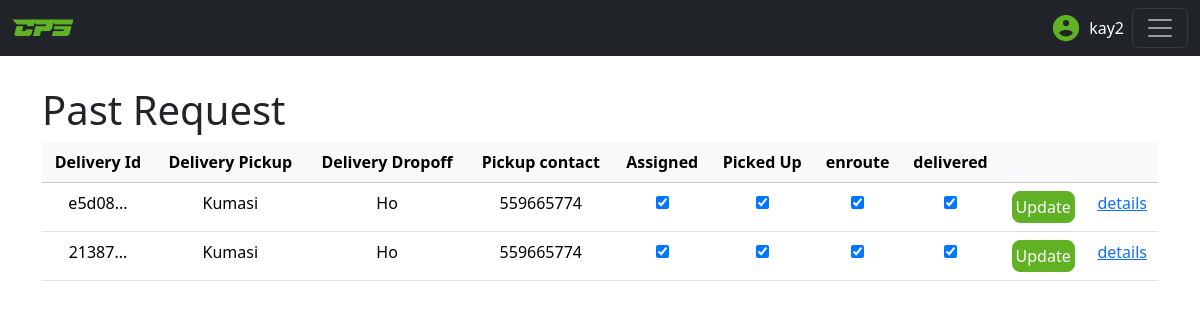
/pastRequests/ (signed in), run on an earlier commit of the app's database.
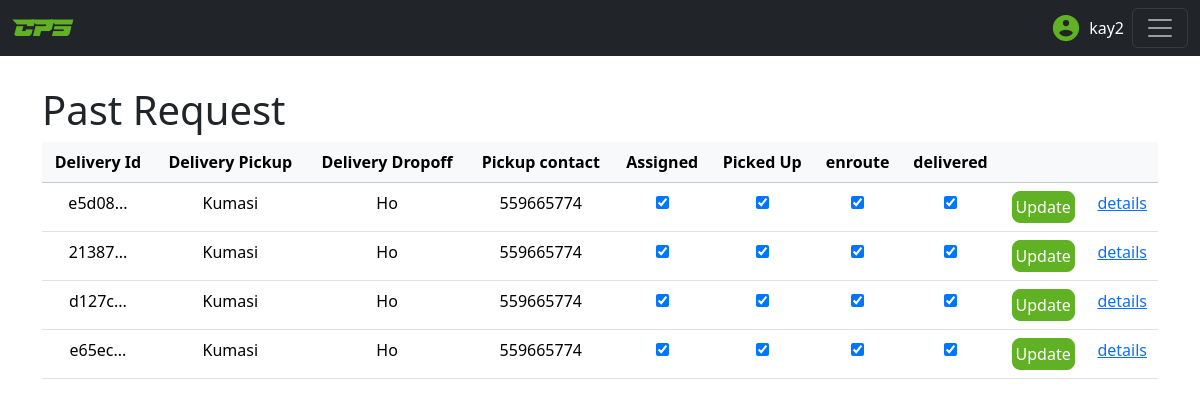
And on a later commit of the database.
### delivery/models.py (models this page shows, shortened)
class DeliveryRequest(models.Model):
    class DeliveryLocations(models.TextChoices):
        KUMASI = 'Kumasi', 'Kumasi'
        CAPE_COAST = 'Cape Coast', 'Cape Coast'
        TAKORADI = 'Takoradi', 'Takoradi'
        KOFORIDUA = 'Koforidua', 'Koforidua'
        HO = 'Ho', 'Ho'
        SUNYANI = 'Sunyani', 'Sunyani'
        TARKWA = 'Tarkwa', 'Tarkwa'
        OBUASI = 'Obuasi', 'Obuasi'
        AKOSOMBO = 'Akosombo', 'Akosombo'
        TECHIMAN = 'Techiman', 'Techiman'
        NSAWAM = 'Nsawam', 'Nsawam'
        NKWAKAW = 'Nkwakaw', 'Nkwakaw'
        WINNEBA = 'Winneba', 'Winneba'
        MANKESSIM = 'Mankessim', 'Mankessim'
        SUHUM = 'Suhum', 'Suhum'
        KONONGO = 'Konongo', 'Konongo'
    class PickupLocations(models.TextChoices):
        KUMASI = 'Kumasi', 'Kumasi'
    user = models.ForeignKey(User,on_delete=models.CASCADE,null=True,blank=True)
    unique_id = models.UUIDField(default=uuid.uuid4,editable=False,unique=True)
    orderQuantity = models.PositiveIntegerField()
    product = models.CharField(max_length=255,null=True)
    pickupNumber = models.PositiveIntegerField()
    deliveryPoint = models.CharField(max_length=10,choices=DeliveryLocations.choices,default=DeliveryLocations.KUMASI)
    dropoffLocation = models.CharField(max_length=255,null=True)
    dropoffNumber = models.PositiveIntegerField()
    dropoffName = models.CharField(max_length=255,null=True)
    pickupPoint = models.CharField(max_length=10, choices=PickupLocations.choices,default=PickupLocations.KUMASI)
    pickupLocation = models.CharField(max_length=255,null=True)
    productFee = models.FloatField()
    additionalInfo = models.TextField()
    delivered = models.BooleanField(default=False)
    assigned = models.BooleanField(default=False)
    enroute = models.BooleanField(default=False)
    pickedUp = models.BooleanField(default=False)
    rider = models.ForeignKey(Rider,on_delete=models.SET_DEFAULT,related_name='assignments',default=None,null=True,blank=True)
    restaurantOrder = models.OneToOneField(RestaurantOrder,default=None,null=True,blank=True,on_delete=models.CASCADE)

### adminConsole/views.py (the view)
# urls.py: path('pastRequests/',pastProcessedRequest,name='pastProcessedRequest'),
@login_required(login_url='/login/')
def pastProcessedRequest(request):
    DeliveryRequests = DeliveryRequest.objects.filter(delivered=True).values()
    context ={
        'DeliveryRequests':DeliveryRequests,
    }
    return render(request,'html/pastProcessedRequest.html',context)

### adminConsole/templatetags/adminConsole_extras.py (called while the page is built)
@register.filter
def split(arg1,arg2):
    return arg1[0:arg2]

### adminConsole/templates/html/pastProcessedRequest.html (shortened to what this page needs)
{% load static %}
{% load adminConsole_extras %}
<!DOCTYPE html>
<html lang="en">
<head>
    <link href="https://cdn.jsdelivr.net/npm/bootstrap@5.3.3/dist/css/bootstrap.min.css" rel="stylesheet"
>
</head>
<body>
        <nav class="navbar navbar-dark bg-dark">
            <div class="container-fluid">
                <a class="navbar-brand" href="#">CPS</a>
                <div style="display: flex; align-items: center; gap: 8px;">
                    <span style="color:white;">{{request.user}}</span>
                    <button class="navbar-toggler" type="button" data-bs-toggle="offcanvas"
                        data-bs-target="#offcanvasDarkNavbar" aria-controls="offcanvasDarkNavbar"
                        aria-label="Toggle navigation">
                        <span class="navbar-toggler-icon"></span>
                    </button>
                </div>
            </div>
        </nav>
    <div class="container table-responsive"style="margin-top:30px;" >
        <h1>Past Request</h1>
        <table class="table">
            <thead class="table-light" style="text-align: center;">
                <th>Delivery Id</th>
                <th>Delivery Pickup</th>
                <th>Delivery Dropoff</th>
                <th>Pickup contact</th>
                <th>Assigned</th>
                <th>Picked Up</th>
                <th>enroute</th>
                <th>delivered</th>
                <th></th>
                <th></th>
            </thead>
            <tbody  style="text-align: center;">
                {% for data in DeliveryRequests %}
                <tr>
                    <td>{{data.unique_id|stringformat:'s'|split:5}}...</td>
                    <td>{{data.pickupPoint}}</td>
                    <td>{{data.deliveryPoint}}</td>
                    <td>{{data.pickupNumber}}</td>
                    <td>
                        {% if data.assigned == False %}
                        <input type="checkbox" name="assigned" disabled>
                        {% else %}
                        <input type="checkbox" name="assigned" checked>
                        {% endif %}
                    </td>
                    <td>
                        {% if data.pickedUp == False %}
                        <input type="checkbox" name="assigned" disabled>
                        {% else %}
                        <input type="checkbox" name="assigned" checked>
                        {% endif %}
                    </td>
                    <td>
                        {% if data.enroute == False %}
                        <input type="checkbox" name="assigned" disabled>
                        {% else %}
                        <input type="checkbox" name="assigned" checked>
                        {% endif %}
                    </td>
                    <td>
                        {% if data.delivered == False %}
                        <input type="checkbox" name="assigned" disabled>
                        {% else %}
                        <input type="checkbox" name="assigned" checked>
                        {% endif %}
                    </td>
                    <td><button style="background-color:#61b124; padding: 3px; border: 1px solid #61b124;
                    border-radius: 0.5rem; color: white;">Update</button></td>
                    <td><a href="{% url 'managementUpdate' data.unique_id %}">details</a></td>
                </tr>
                {% endfor %}
            </tbody>
        </table>
    </div>
</body>
</html>

What changed in the data, as far as the page shows it:
now on this page (row edited): DeliveryRequest: unique_id|split "d127c", pickupPoint "Kumasi", deliveryPoint "Ho", pickupNumber "559665774"
now on this page (row edited): DeliveryRequest: unique_id|split "e65ec", pickupPoint "Kumasi", deliveryPoint "Ho", pickupNumber "559665774"
